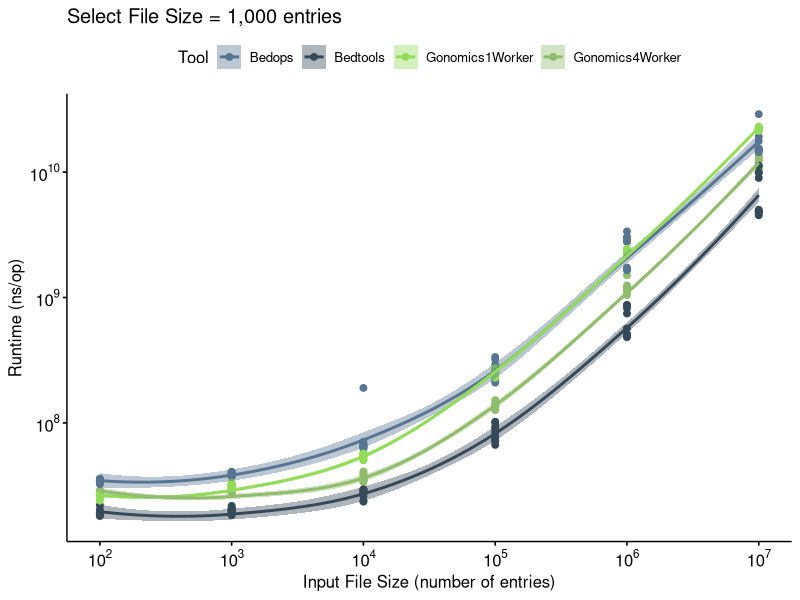
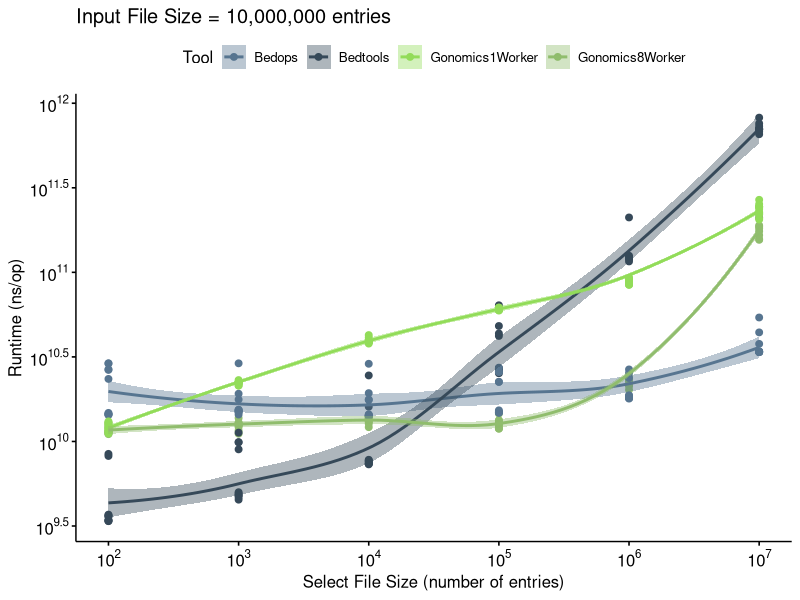
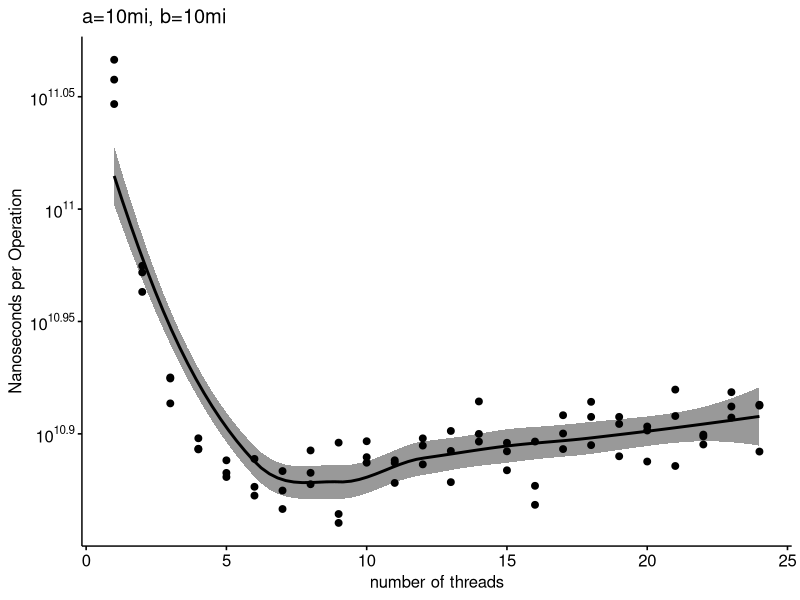

Source code (R) for these figures, in order:
## ---- chunk 1
library(ggplot2)
library(ggpubr)
theme_set(theme_pubr())
## ---- chunk 2
dataThreads <- read.csv("benchmarkingResultsThreads.csv", sep=",", header=TRUE)

threads_plot <- ggscatter(dataThreads, x="threads", y="ns.op", add="loess", conf.int=TRUE)+
  yscale("log10", .format=TRUE)+
  ylab("Nanoseconds per Operation")+
  xlab("number of threads")+
  ggtitle("a=10mi, b=10mi")
## ---- chunk 3
data <- read.csv("benchmarkingResults_all.csv", sep=",", header=TRUE)
## ---- chunk 4
myPal <- c("#577590", "#364959", "#92DC59", "#90bd6d") 
## ---- chunk 5
# with subsetting Tool, only 4 tools (bedops, bedtools, gonomics1worker, gonomics4worker)
a_df <- data[data$Tool %in% c('Bedops', 'Bedtools', 'Gonomics1Worker', 'Gonomics4Worker'), ]

a_plot <- ggscatter(subset(a_df, a == 1000), x="b", y="ns.op", color= "Tool", add="loess", conf.int=TRUE, palette=myPal)+yscale("log10", .format=TRUE)+xscale("log10", .format=TRUE)+ylab("Runtime (ns/op)")+xlab("Input File Size (number of entries)")+ggtitle("Select File Size = 1,000 entries")
## ---- chunk 6
b_df <- data[data$Tool %in% c('Bedops', 'Bedtools', 'Gonomics1Worker', 'Gonomics8Worker'), ]

b_plot <- ggscatter(subset(b_df, b == 10000000), x="a", y="ns.op", color="Tool", add="loess", conf.int=TRUE, palette=myPal)+yscale("log10", .format=TRUE)+xscale("log10", .format=TRUE)+ylab("Runtime (ns/op)")+xlab("Select File Size (number of entries)")+ggtitle("Input File Size = 10,000,000 entries")
